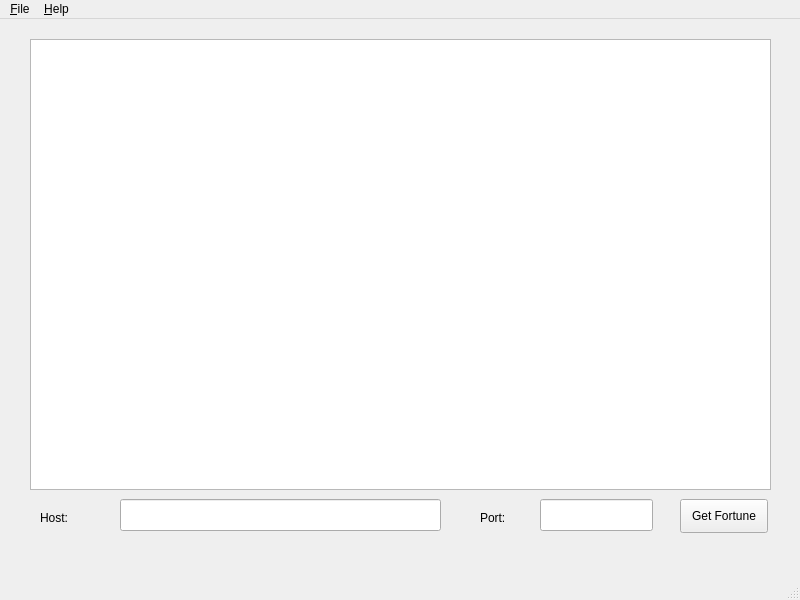
<?xml version="1.0" encoding="UTF-8"?>
<ui version="4.0">
 <class>MainWindow</class>
 <widget class="QMainWindow" name="MainWindow">
  <property name="geometry">
   <rect>
    <x>0</x>
    <y>0</y>
    <width>800</width>
    <height>600</height>
   </rect>
  </property>
  <property name="windowTitle">
   <string>Socket Sample</string>
  </property>
  <widget class="QWidget" name="centralwidget">
   <widget class="QTextBrowser" name="textBrowser">
    <property name="geometry">
     <rect>
      <x>30</x>
      <y>20</y>
      <width>741</width>
      <height>451</height>
     </rect>
    </property>
   </widget>
   <widget class="QLabel" name="label">
    <property name="geometry">
     <rect>
      <x>40</x>
      <y>490</y>
      <width>58</width>
      <height>18</height>
     </rect>
    </property>
    <property name="text">
     <string>Host:</string>
    </property>
    <property name="buddy">
     <cstring>hostLineEdit</cstring>
    </property>
   </widget>
   <widget class="QPushButton" name="pushButton">
    <property name="geometry">
     <rect>
      <x>680</x>
      <y>480</y>
      <width>88</width>
      <height>34</height>
     </rect>
    </property>
    <property name="text">
     <string>Get Fortune</string>
    </property>
   </widget>
   <widget class="QLineEdit" name="hostLineEdit">
    <property name="geometry">
     <rect>
      <x>120</x>
      <y>480</y>
      <width>321</width>
      <height>32</height>
     </rect>
    </property>
   </widget>
   <widget class="QLineEdit" name="portLineEdit">
    <property name="geometry">
     <rect>
      <x>540</x>
      <y>480</y>
      <width>113</width>
      <height>32</height>
     </rect>
    </property>
   </widget>
   <widget class="QLabel" name="label_2">
    <property name="geometry">
     <rect>
      <x>480</x>
      <y>490</y>
      <width>58</width>
      <height>18</height>
     </rect>
    </property>
    <property name="text">
     <string>Port:</string>
    </property>
    <property name="buddy">
     <cstring>portLineEdit</cstring>
    </property>
   </widget>
  </widget>
  <widget class="QMenuBar" name="menubar">
   <property name="geometry">
    <rect>
     <x>0</x>
     <y>0</y>
     <width>800</width>
     <height>30</height>
    </rect>
   </property>
   <widget class="QMenu" name="menuFile">
    <property name="title">
     <string>&amp;File</string>
    </property>
    <addaction name="actionExit"/>
   </widget>
   <widget class="QMenu" name="menuHelp">
    <property name="title">
     <string>&amp;Help</string>
    </property>
    <addaction name="actionAbout"/>
   </widget>
   <addaction name="menuFile"/>
   <addaction name="menuHelp"/>
  </widget>
  <widget class="QStatusBar" name="statusBar"/>
  <action name="actionExit">
   <property name="text">
    <string>E&amp;xit</string>
   </property>
  </action>
  <action name="actionAbout">
   <property name="text">
    <string>&amp;About</string>
   </property>
  </action>
 </widget>
 <resources/>
 <connections/>
</ui>
